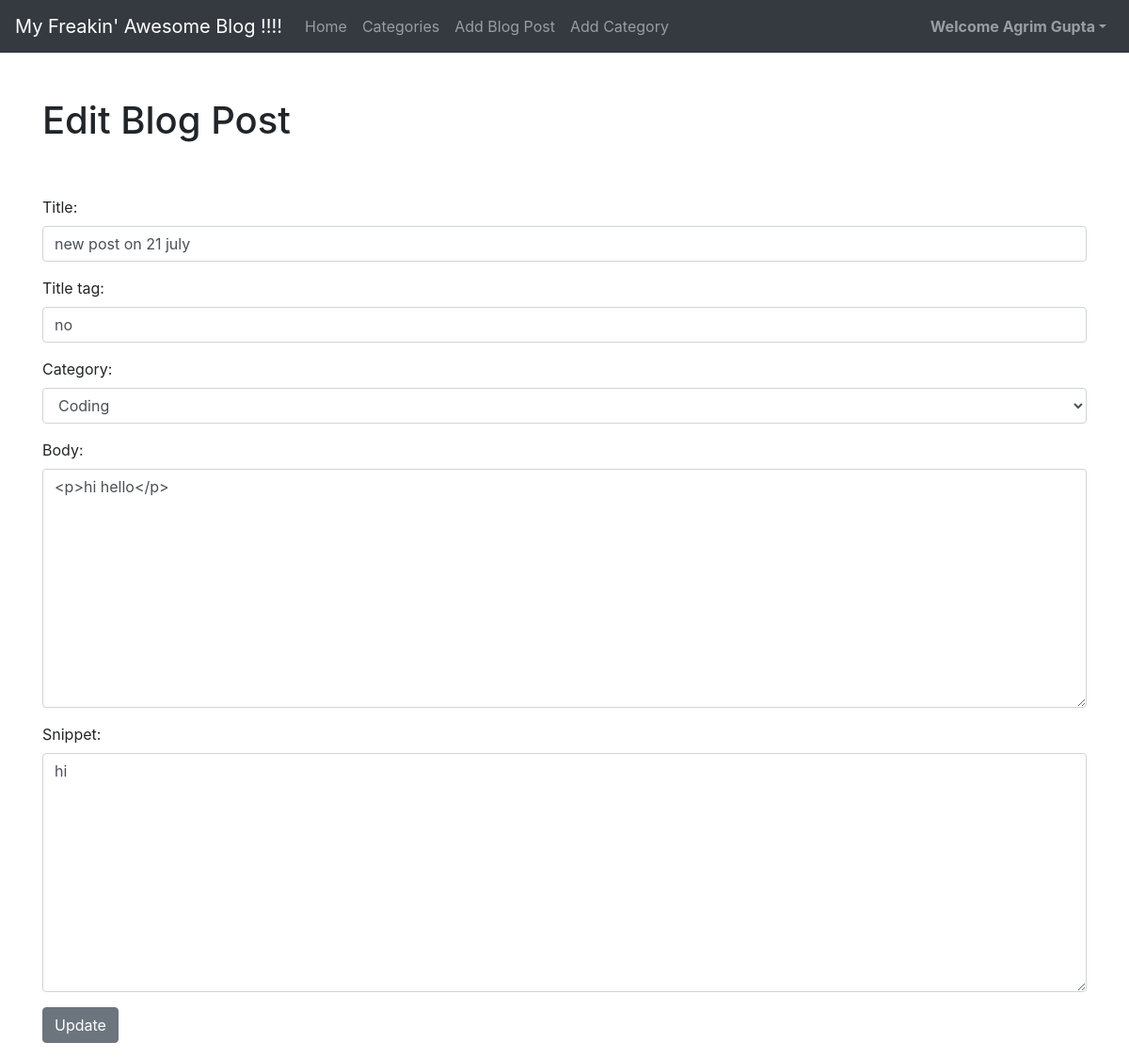
/post/edit/29 (signed in), run on the app's committed database.
### final_app/models.py (models this page shows, shortened)
class Post(models.Model):
    title = models.CharField(max_length=255)
    header_image = models.ImageField(
        null=True, blank=True, upload_to="images/")
    title_tag = models.CharField(max_length=255)
    author = models.ForeignKey(User, on_delete=models.CASCADE)
    body = RichTextField(blank=True, null=True)
    post_date = models.DateField(auto_now_add=True)
    category = models.CharField(max_length=255, default='coding')
    snippet = models.CharField(
        max_length=255)
    likes = models.ManyToManyField(User, related_name='blog_posts')

### final_app/views.py (the view)
# urls.py: path('post/edit/<int:pk>', UpdatePostView.as_view(), name='update_post'),
class UpdatePostView(UpdateView):
    model = Post
    form_class = EditForm
    template_name = 'update_post.html'

### final_app/forms.py
class EditForm(forms.ModelForm):
    class Meta:
        model = Post
        fields = ('title', 'title_tag', 'category', 'body', 'snippet')
        widgets = {
            'title': forms.TextInput(attrs={'class': 'form-control', 'placeholder': 'Add the title'}),
            'title_tag': forms.TextInput(attrs={'class': 'form-control', 'placeholder': 'Add the title tag'}),
            'category': forms.Select(choices=choice_list, attrs={'class': 'form-control'}),
            'body': forms.Textarea(attrs={'class': 'form-control', 'placeholder': 'Add the main content for post'}),
            'snippet': forms.Textarea(attrs={'class': 'form-control', 'placeholder': 'Add the snippet for post'}),
        }

### final_app/templates/update_post.html (shortened to what this page needs)
{% extends 'base.html' %}
{% block content %}
{% if user.is_authenticated %}
{%if user.id == post.author.id%}
<h1>Edit Blog Post</h1>
<br /><br />
<div class="form-group">
    <form action="" method="POST">{% csrf_token %}
        {{ form.as_p }}
        <button class="btn btn-secondary">Update</button>
</div>
{%else%}
You are not logged in !
{%endif%}
{%else%}
You are not logged in !
{%endif%}
{% endblock %}

### final_app/templates/base.html (shortened to what this page needs)
<!doctype html>
<html lang="ar">
<head>
    <link rel="stylesheet" href="https://stackpath.bootstrapcdn.com/bootstrap/4.5.0/css/bootstrap.min.css"
>
</head>
<body>
    <nav class="navbar navbar-expand-lg navbar-dark bg-dark">
        <a class="navbar-brand" href="{% url 'home' %}">My Freakin' Awesome Blog !!!!
        </a>
        <div class="collapse navbar-collapse" id="navbarSupportedContent">
            <ul class="navbar-nav mr-auto">
                <li class="nav-item">
                    <a class="nav-link" href="{% url 'home' %}">Home</a>
                </li>
                {%if cat_menu%}
                <li class="nav-item dropdown">
                    <a class="nav-link dropdown-toggle" href="#" id="navbarDropdown" role="button"
                        data-bs-toggle="dropdown" aria-expanded="false">
                        Categories
                    </a>
                    <div class="dropdown-menu" aria-labelledby="navbarDropdown">
                        {%for item in cat_menu%}
                        <a class="dropdown-item" href="{% url 'category' item|slugify %}">
                            {{item}}</a>
                        {%endfor%}
                    </div>
                </li>
                {%else%}
                <li class="nav-item">
                    <a class="nav-link" href="{% url 'category-list' %}">Categories</a>
                </li>
                {%endif%}
                {% if user.is_authenticated %}
                <li class="nav-item">
                    <a class="nav-link" href="{% url 'add_post' %}">Add Blog Post</a>
                </li>
                <li class="nav-item">
                    <a class="nav-link" href="{% url 'add_category' %}">Add Category</a>
                </li>
                {%endif%}
            </ul>
            {%if user.is_authenticated%}
            <ul class="navbar-nav ml-auto">
                <li class="nav-item dropdown">
                    <a class="nav-link dropdown-toggle" href="#" id="navbarDropdown" role="button"
                        data-toggle="dropdown" aria-expanded="false">
                        <strong>Welcome {{user.first_name}} {{user.last_name}}</strong></a>
                </li>
            </ul>
            {%endif%}
        </div>
    </nav>
    <br /><br />
    <div class="container">
        {% block content %}
        {% endblock%}
    </div>
</body>
</html>

### data on the page
Post: title "new post on 21 july", title_tag "no", category "Coding", body "<p>hi hello</p>", snippet "hi"

### other printed values
{{ user.first_name }} "Agrim"
{{ user.last_name }} "Gupta"
